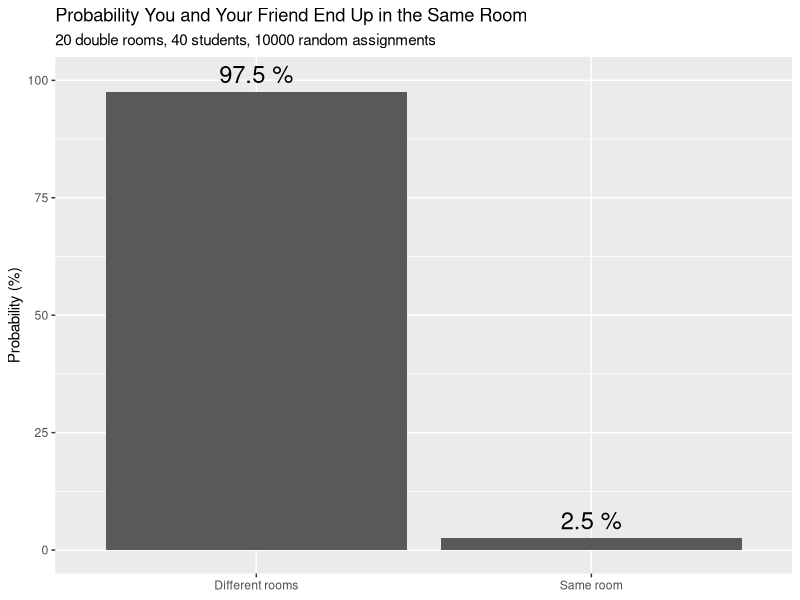

R code for this plot:
## ---- chunk 1
#| echo: true
#| message: false
#| warning: false

library(tidyverse)

n_rooms <- 20
room_capacity <- 2
n_students <- 40

you <- 1
friend <- 2

same_room_once <- function(x) {
  assignments <- sample(rep(1:n_rooms, each = room_capacity))
  assignments[you] == assignments[friend]
}

set.seed(47) # I chose 47 as my seed because of Pomona College :) 
n_sims <- 10000

outcomes <- map_lgl(1:n_sims, same_room_once)
prob_same_room <- mean(outcomes)
prob_same_room
## ---- chunk 2
room_df <- tibble(
  outcome = c("Same room", "Different rooms"),
  prob = c(prob_same_room, 1 - prob_same_room)
)

ggplot(room_df, aes(x = outcome, y = prob * 100)) +
  geom_col() + geom_text(
    aes(label = paste(round(prob * 100, 2), "%")),
    vjust = -0.5,
    size = 6
  ) +
  scale_y_continuous(limits = c(0, 100)) +
  labs(
    title = "Probability You and Your Friend End Up in the Same Room",
    subtitle = "20 double rooms, 40 students, 10000 random assignments",
    x = NULL,
    y = "Probability (%)"
  )
